Frame 1 (no input): blank canvas, image omitted
Frame 60 (no input): blank canvas, image omitted
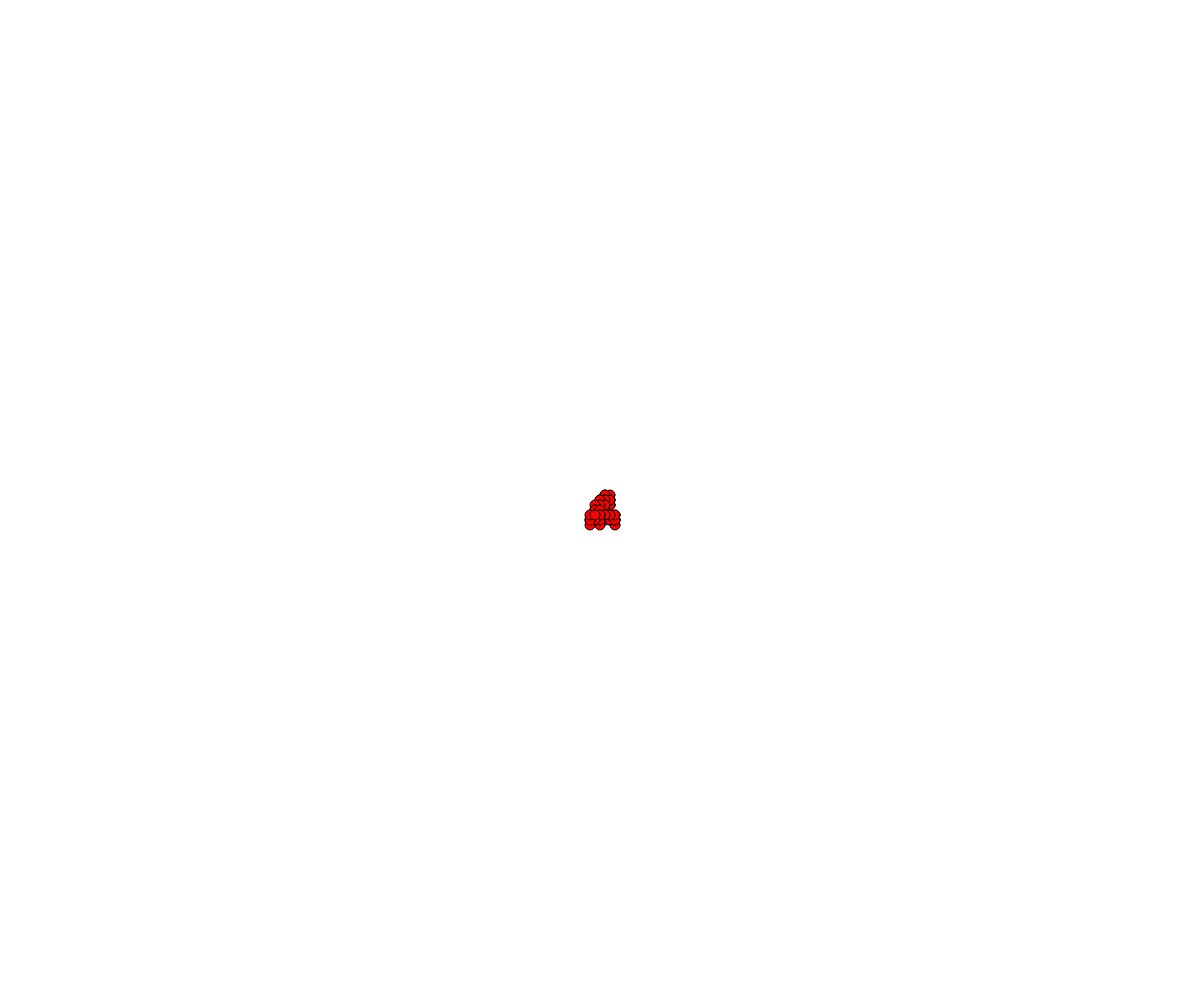
Frame 120 (the mouse pressed at the canvas centre since frame 60)

The p5.js sketch whose frames 1 and 60 were blank and that drew this single picture after the mouse press (run headless with seeded random() and noise() and a simulated clock; from frame 60 on, the mouse is pressed at the canvas centre):

// p5.js sketch
// ── sketch.js
// Walker OOP Demo

class Walker {
  constructor(x, y, theColour) {
    this.x = x;
    this.y = y;
    this.stepSize = 5;
    this.colour = theColour;
    this.radius = 5;
  }

  display() {
    fill(this.colour);
    circle(this.x, this.y, this.radius*2);
  }

  move() {
    let choice = random(100);
    if (choice < 25) {
      //move up
      this.y -= this.stepSize;
    }
    else if (choice < 50) {
      //move down
      this.y += this.stepSize;
    }
    else if (choice < 75) {
      //move right
      this.x += this.stepSize;
    }
    else {
      //move left
      this.x -= this.stepSize;
    }
  }
}

let theWalkers = [];

function setup() {
  createCanvas(windowWidth, windowHeight);
  
}

function draw() {
  for (let someWalker of theWalkers) {
    someWalker.move();
    someWalker.display();
  }
}

function mousePressed() {
  let myWalker = new Walker(mouseX, mouseY, "red");
  theWalkers.push(myWalker);
}
